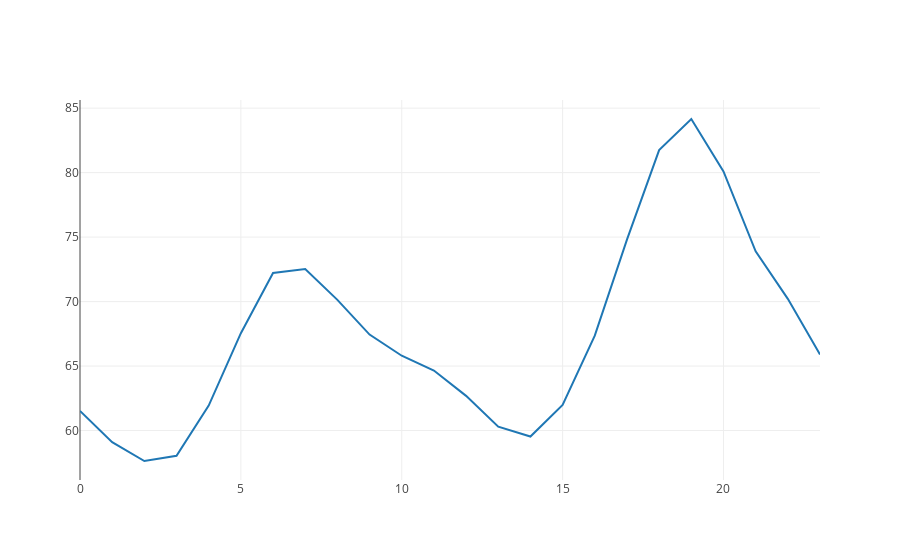

The notebook cell this image was saved under:
### Code cell
def precioHistoricoPromedioPorHora = {
val df = dataFrameMercados
    .groupBy(date_format(col("Fecha"), "HH").as("Hora"))
    .agg(avg("Valor_Mercado_Spot").as("PromedioPorHora"))
    .orderBy(col("Hora"))

val seqPrecioEnergia = df.select("PromedioPorHora").as[Double].collect.toSeq
val seqAños = df.select("Hora").as[String].collect.toSeq

val trace =  Scatter(seqAños, seqPrecioEnergia, name = "€/MWh")
     
val data = Seq(trace)
plot(data)
}
precioHistoricoPromedioPorHora

### Figure 1 — Plotly figure (JSON) as saved in the notebook; plotly's stock layout.template omitted (floating-point values rounded to 4 significant figures)
{"data": [{"name": "€/MWh", "type": "scatter", "x": ["00", "01", "02", "03", "04", "05", "06", "07", "08", "09", "10", "11", "12", "13", "14", "15", "16", "17", "18", "19", "20", "21", "22", "23"], "y": [61.52, 59.1, 57.64, 58.04, 61.93, 67.55, 72.22, 72.53, 70.13, 67.44, 65.8, 64.65, 62.69, 60.3, 59.53, 61.99, 67.36, 74.81, 81.75, 84.16, 80.09, 73.89, 70.21, 65.9]}], "layout": {"autosize": true, "xaxis": {"autorange": true, "range": [0, 23], "type": "linear"}, "yaxis": {"autorange": true, "range": [56.17, 85.63], "type": "linear"}}}
